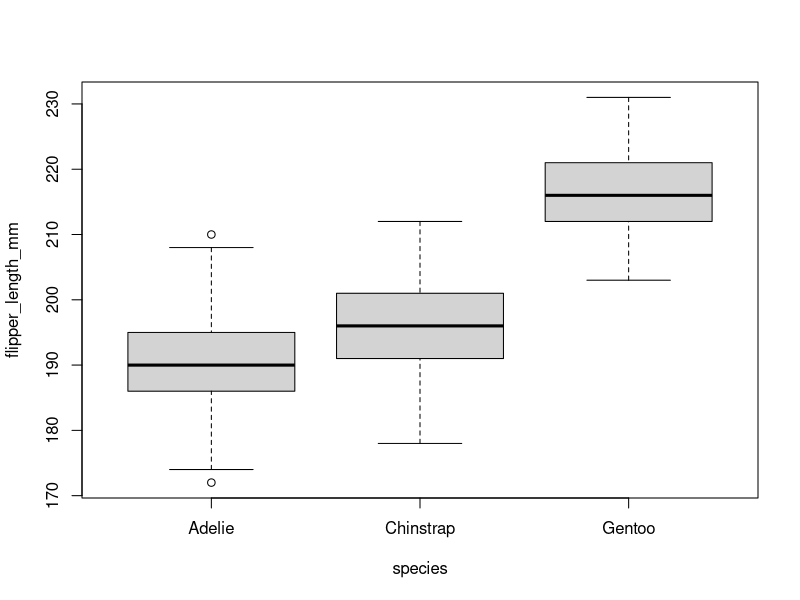

The R source for this figure:
## ---- chunk 1
knitr::opts_chunk$set(echo = TRUE)
## ---- chunk 2
# Aggregate example for finding statistics

require(palmerpenguins)

aggregate(penguins$flipper_length_mm, 
          list(penguins$species), 
          FUN = mean, na.rm = TRUE)
## ---- chunk 3
# Aggregate example 2

aggregate(flipper_length_mm ~ species, 
          data = penguins, 
          FUN = mean, na.rm = TRUE)

## ---- chunk 4
# Boxplot example with Aggregate

boxplot(flipper_length_mm ~ species, data = penguins, FUN = mean, na.rm = TRUE)

## ---- chunk 5
# using additional paramters

aggregate(flipper_length_mm ~ species + sex, 
          data = penguins, 
          FUN = mean, na.rm = TRUE)

